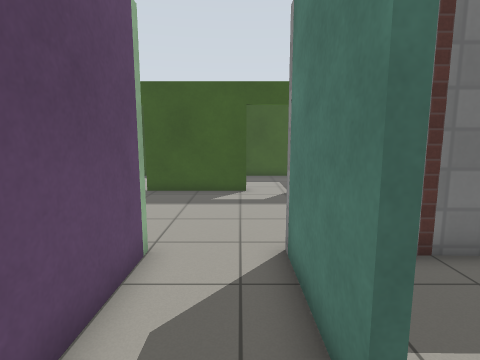
View 1 (above)

16 first-person views from a walk through a world built for the Gazebo simulator. The camera is 1.2 m above the floor, tilts 8° down and sees 80° across. The floor is counted in squares, 0.5 m on a side. Each view is taken from the middle of a square. On the plan, view 1 faces up. The plan holds only what a view shows up to about 18 squares ahead; the rest is blank. Gazebo's built-in surfaces are drawn with simple patterns.

View 2
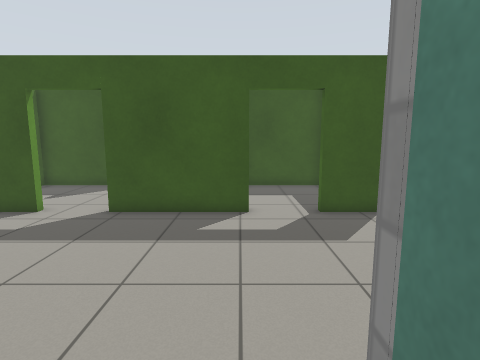

View 3
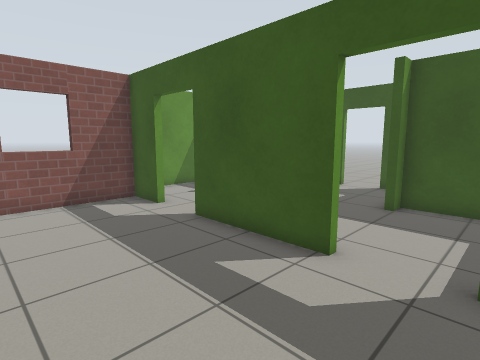

View 4
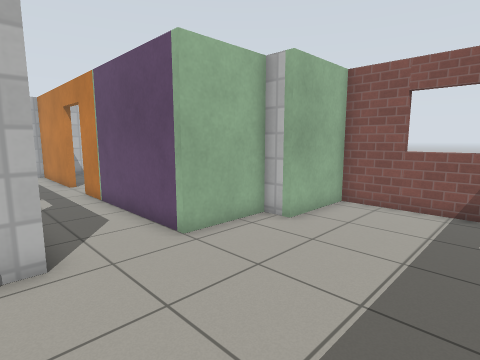

View 5
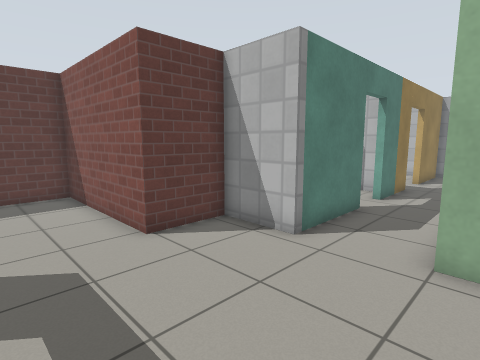

View 6
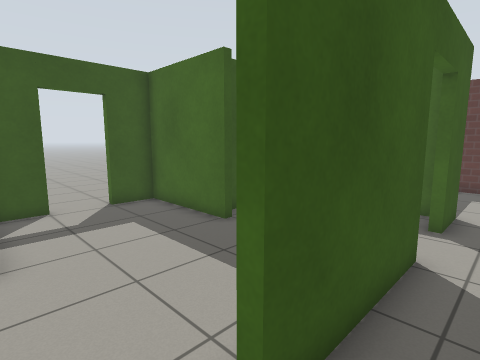

View 7
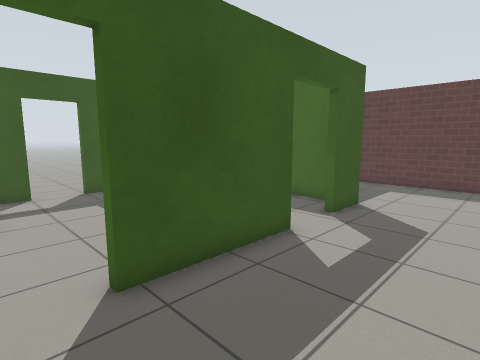

View 8
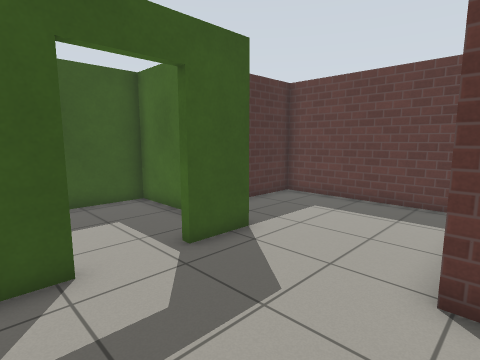

View 9
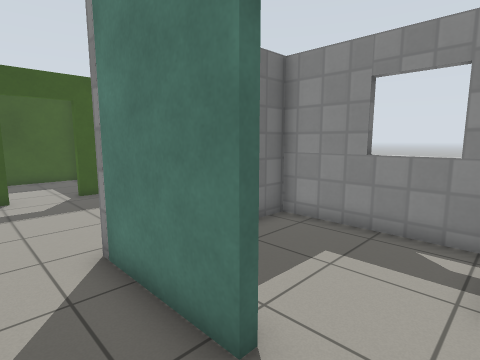

View 10
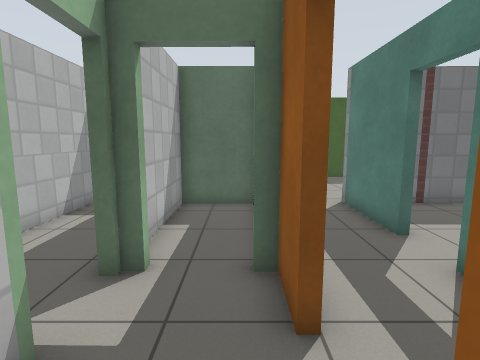

View 11
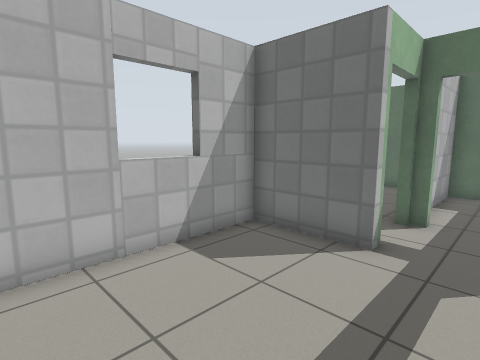

View 12
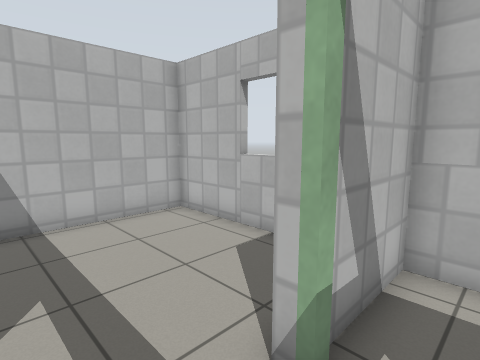

View 13
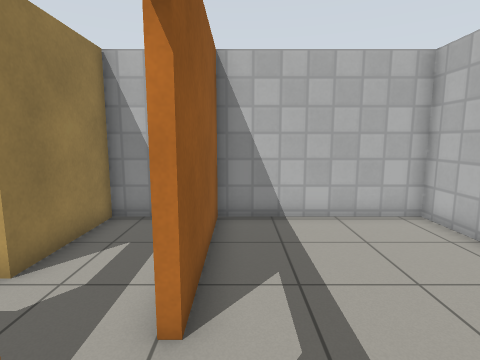

View 14
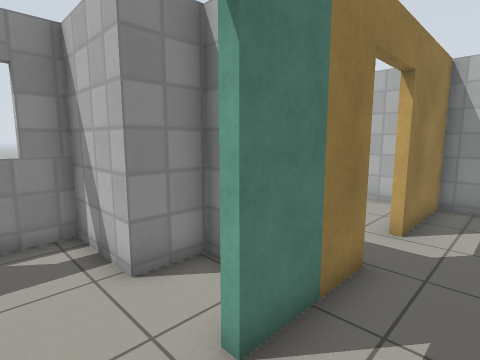

View 15
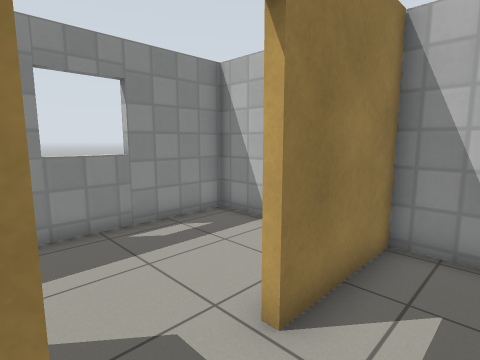

View 16
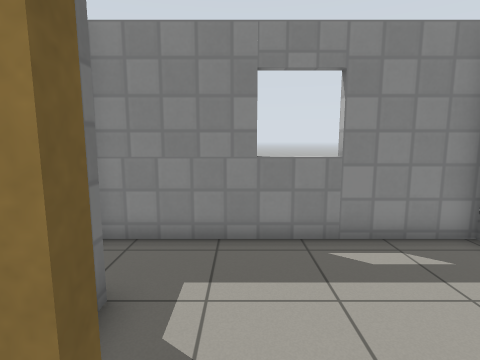

### Floor plan
Points are (right, up) in squares from view 1. A wall is a line through its corners. A room is listed if a view was taken in it or the views show most of it. See-through windows are left out.
Room 1 (views 1, 2, 3, 4, 5, 6, 7, 8, 9, 14, 15, 16)
walls: (1, 2) (1, 6) (3.7, 6) (3.7, 8.7); (0.3, 13.3) (-4.4, 13.3); (4.7, 13.3) (2.7, 13.3); (-6.8, 13.3) (-8.7, 13.3) (-8.7, 7) (-5.2, 7) (-5.2, 6) (-2, 6) (-2, -1.8); (1, -3.3) (1, 0); (-2, -4.1) (-2, -9.7) (1, -9.7) (1, -5.7)
ways out: open door at (-2, -3) to room 2; open door at (-5.5, 13.5) to room 3; open door at (1.5, 13.5) to room 3; open door at (1, -4.5) to room 4; opening at (4, 10.5) to room 5; open door at (1, 1) to room 6
Room 2 (views 10, 11, 12, 13)
walls: (-5.2, -2.2) (-5.2, -2.7) (-8.7, -2.7) (-8.7, -9.7) (-2.3, -9.7) (-2.3, -4.1); (-2.3, -1.8) (-2.3, 0) (-2.7, 0)
ways out: open door at (-2, -3) to room 1; open door at (-5, -1.5) to room 7; open door at (-3.5, 0) to room 8
Room 3 (no view inside)
walls: (-7, 19) (-10.4, 19) (-10.4, 15.6); (-3.9, 22.7) (-5.2, 22.7); (4.4, 13.9) (4.4, 19) (0, 19) (0, 18.4) (-0.3, 18.4) (-0.3, 22.7) (-2, 22.7)
ways out: open door at (-5.5, 13.5) to room 1; open door at (1.5, 13.5) to room 1; open door at (-3, 23)
Room 4 (no view inside)
walls: (2.5, -9.7) (6.7, -9.7) (6.7, -0.6)
ways out: open door at (1, -4.5) to room 1
Room 5 (no view inside)
walls: (3.7, 8.7) (10.4, 8.7) (10.4, 16.1) (7.6, 16.1)
ways out: opening at (4, 10.5) to room 1
Room 6 (no view inside)
walls: (1.9, -1.7) (3.7, -1.7) (3.7, 0) (6.7, 0) (6.7, 5.7) (3.5, 5.7)
ways out: open door at (1, 1) to room 1
Room 7 (no view inside)
walls: (-8.7, -1.2) (-8.7, -2.4) (-5.9, -2.4); (-8.7, 6) (-8.7, 2.1); (-5.6, -2.2) (-5.2, -2.2); (-7.4, 6.7) (-8.1, 6.7)
ways out: open door at (-5, -1.5) to room 2
Room 8 (no view inside)
walls: (-2.4, 5.7) (-5.2, 5.7) (-5.2, 1.6)
ways out: open door at (-3.5, 0) to room 2

Where each view was taken, in squares from view 1:
view 1: 0 up, 0 right, facing up
view 2: 4 up, 0 right, facing up
view 3: 8 up, 3 right, facing up-left
view 4: 12 up, 2 right, facing down-left
view 5: 12 up, 3 left, facing down-right
view 6: 12 up, 6 left, facing up-right
view 7: 9 up, 6 left, facing up-right
view 8: 8 up, 1 left, facing up-right
view 9: 0 up, 1 left, facing up-right
view 10: 5 down, 3 left, facing up
view 11: 9 down, 3 left, facing up-left
view 12: 1 down, 3 left, facing down-left
view 13: 1 down, 3 left, facing down
view 14: 2 up, 1 left, facing down-right
view 15: 3 down, 1 left, facing down-right
view 16: 4 down, 0 right, facing right
